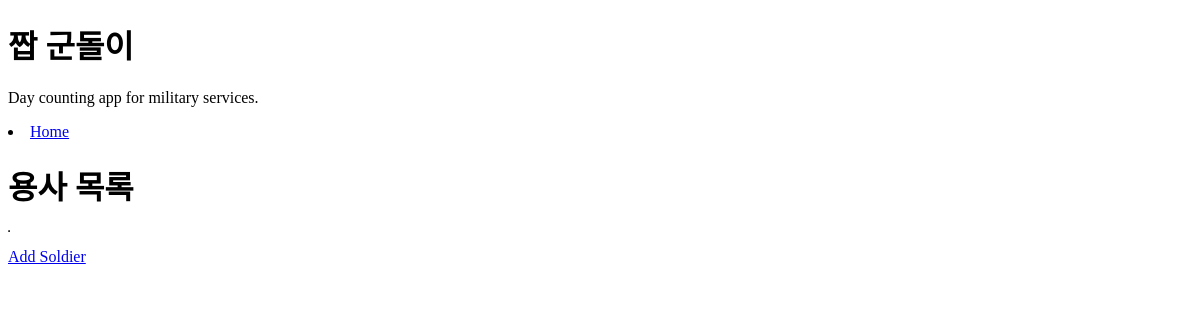
Before: /fake_gundori/ with the older database file.
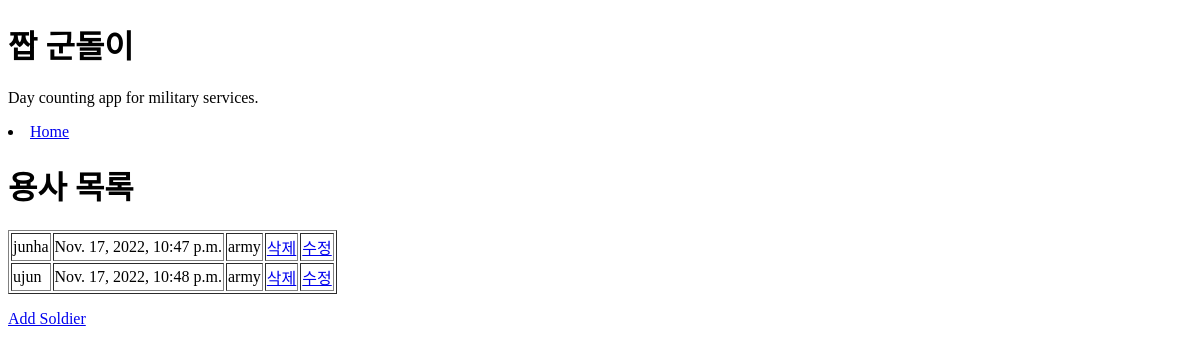
After: the same page with the newer database file.
### fake_gundori/models.py (models this page shows, shortened)
class Soldier(models.Model):
    name = models.CharField(max_length=30)
    enter_date = models.DateTimeField()
    army_choice = models.CharField(choices=ARMY_CHOICE, max_length=30, null=True)

### fake_gundori/views.py (the view)
# urls.py: path('', views.index, name="index"),
def index(request):
    soldiers = Soldier.objects.all().values()
    content = {
        'soldiers': soldiers,
    }
    return render(request, 'index.html', content)

### fake_gundori/templates/index.html
{% extends "base_generic.html" %}
{% block content %}
  <h1>짭 군돌이</h1>
  <p>Day counting app for military services.</p>
  <li><a href="{% url 'index' %}">Home</a></li>
  <h1>용사 목록</h1>
  <table border="1">
    {% for s in soldiers %}
    <tr>
      <td>{{ s.name }}</td>
      <td>{{ s.enter_date }}</td>
      <td>{{ s.army_choice }}</td>
      <td><a href="delete/{{ s.id }}">삭제</a></td>
      <td><a href="update/{{ s.id }}">수정</a></td>
    </tr>
    {% endfor %}
  </table>
  <p>
    <a href='addsoldier/'>Add Soldier</a>
  </p>
{% endblock %}

### fake_gundori/templates/base_generic.html (shortened to what this page needs)
<!DOCTYPE html>
<html lang="en">
<head>
</head>
<body>
  {% block content %}{% endblock %}
</body>
</html>

Changed rows visible on the page:
added Soldier: name "junha", enter_date "Nov. 17, 2022, 10:47 p.m.", army_choice "army"
added Soldier: name "ujun", enter_date "Nov. 17, 2022, 10:48 p.m.", army_choice "army"
